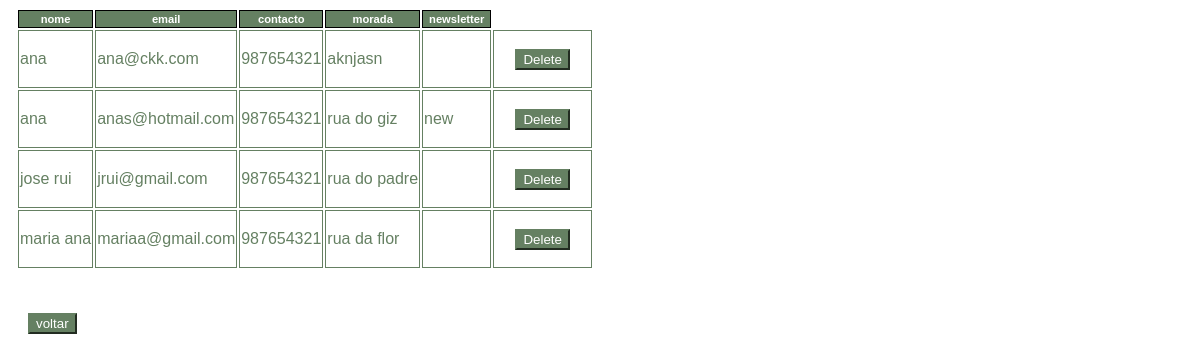
Screenshot of /php/clientes.php with the database file from the repository.
### tables this page shows
CREATE TABLE `clientes` (
  `nome` varchar(50) NOT NULL,
  `email` varchar(50) NOT NULL,
  `pass` varchar(20) NOT NULL,
  `contacto` varchar(9) NOT NULL,
  `morada` text NOT NULL,
  `newsletter` varchar(3) NOT NULL
);

### php/clientes.php (the view, shortened to what this page needs)
<html>
    <head>
    </head>
</html>
<?php
include("connect.php");
$sql = "SELECT * FROM clientes";
$result = $conn->query($sql);
if ($result->num_rows > 0) {
  echo "<table><tr><th>nome</th><th>email</th><th>contacto</th><th>morada</th><th>newsletter</th></tr>";
  while($row = $result->fetch_assoc()) {
    echo "<tr style='padding:5px; border-style:solid'><td>".$row["nome"] ."</td> <td>" . $row["email"] . "</td> <td>" . $row["contacto"] . "</td> <td>". $row["morada"] . "</td> <td>". $row["newsletter"] . "</td><td>
    <form action='delete.php' method='post'>
    <input name='email' value='" . $row["email"] ."' hidden>
    <button type='submit' name='delete' value='delete'>Delete</button>
</form>
    </tr>";
  }
  echo "</table> <br> <button onclick=document.location='../admin2.html'>voltar</button>";
} else {
  echo "Sem resultados";
}
?>

### php/clientes.php (style rules this page uses)
table { margin: 8px; }
th { font-family: Arial, Helvetica, sans-serif; font-size: .7em; background: #658062; color: #FFF; padding: 2px 6px; border-collapse: separate; border: 1px solid #000; }
td { font-family: Arial, Helvetica, sans-serif; font-size: 1em; border: 1px solid; color: #658062; }
button { color: white; background-color: #658062; border-color: #658062; margin-left: 20px; margin-right: 20px; margin-top: 17px; }

### rows the page displays
clientes: nome "ana", email "ana@ckk.com", contacto "987654321", morada "aknjasn"
clientes: nome "ana", email "anas@hotmail.com", contacto "987654321", morada "rua do giz", newsletter "new"
clientes: nome "jose rui", email "jrui@gmail.com", contacto "987654321", morada "rua do padre"
clientes: nome "maria ana", email "mariaa@gmail.com", contacto "987654321", morada "rua da flor"
